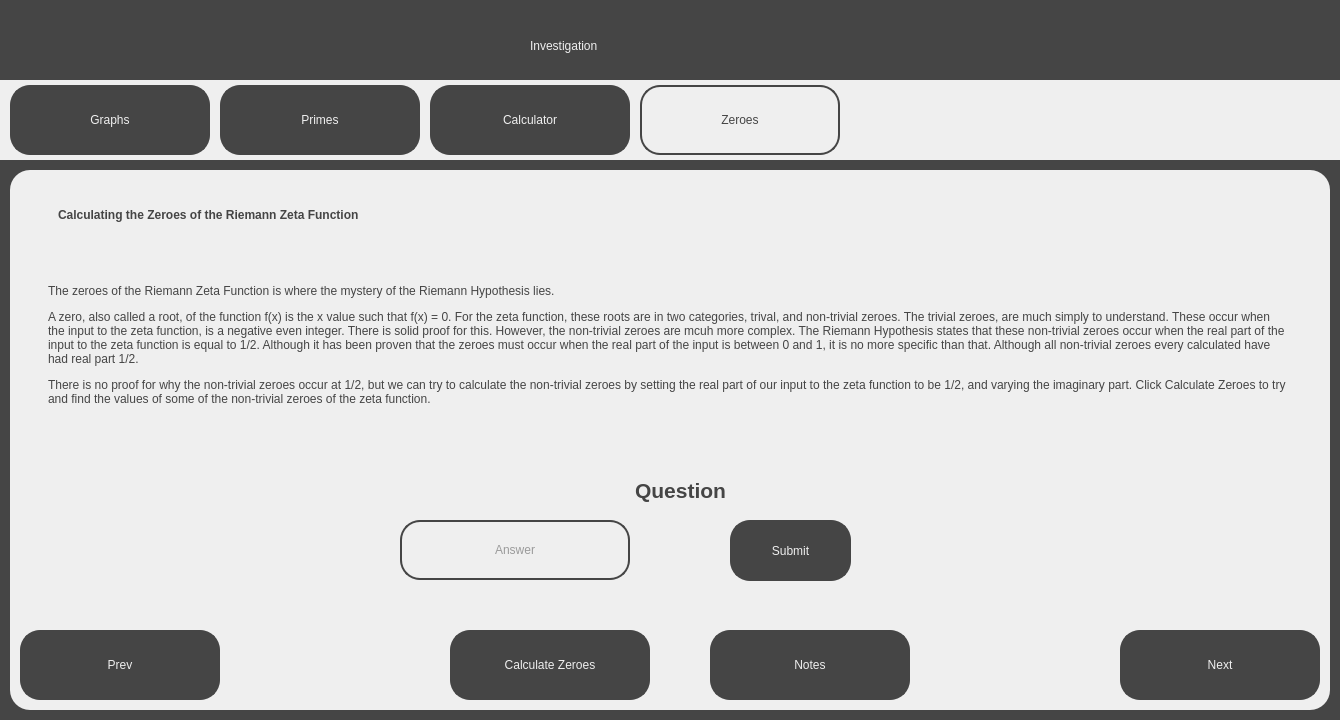
<?xml version="1.0" encoding="UTF-8"?>
<ui version="4.0">
 <class>ZeroesScreen</class>
 <widget class="QDialog" name="ZeroesScreen">
  <property name="geometry">
   <rect>
    <x>0</x>
    <y>0</y>
    <width>1340</width>
    <height>720</height>
   </rect>
  </property>
  <property name="windowTitle">
   <string>Visualising the Riemann Hypothesis - Investigation</string>
  </property>
  <property name="sizeGripEnabled">
   <bool>false</bool>
  </property>
  <widget class="QWidget" name="widget" native="true">
   <property name="geometry">
    <rect>
     <x>0</x>
     <y>0</y>
     <width>1340</width>
     <height>720</height>
    </rect>
   </property>
   <property name="styleSheet">
    <string notr="true">background-color: rgb(69, 69, 69);</string>
   </property>
   <widget class="QLabel" name="Title">
    <property name="geometry">
     <rect>
      <x>530</x>
      <y>20</y>
      <width>291</width>
      <height>51</height>
     </rect>
    </property>
    <property name="styleSheet">
     <string notr="true">font: 36pt &quot;Sans Serif&quot;; color:rgb(239, 239, 239)</string>
    </property>
    <property name="text">
     <string>Investigation</string>
    </property>
   </widget>
   <widget class="QWidget" name="TabBar" native="true">
    <property name="geometry">
     <rect>
      <x>0</x>
      <y>80</y>
      <width>1340</width>
      <height>80</height>
     </rect>
    </property>
    <property name="styleSheet">
     <string notr="true">background-color: rgb(239, 239, 239);</string>
    </property>
    <widget class="QPushButton" name="GraphsTab">
     <property name="geometry">
      <rect>
       <x>10</x>
       <y>5</y>
       <width>200</width>
       <height>70</height>
      </rect>
     </property>
     <property name="cursor">
      <cursorShape>PointingHandCursor</cursorShape>
     </property>
     <property name="styleSheet">
      <string notr="true">border: 2px solid;
border-radius: 20px;
border-color:rgb(69, 69, 69);
background-color: rgb(69, 69,69);
font: 18pt &quot;Sans Serif&quot;; color:rgb(239, 239, 239);
</string>
     </property>
     <property name="text">
      <string>Graphs</string>
     </property>
    </widget>
    <widget class="QPushButton" name="PrimesTab">
     <property name="geometry">
      <rect>
       <x>220</x>
       <y>5</y>
       <width>200</width>
       <height>70</height>
      </rect>
     </property>
     <property name="cursor">
      <cursorShape>PointingHandCursor</cursorShape>
     </property>
     <property name="styleSheet">
      <string notr="true">border: 2px solid;
border-radius: 20px;
border-color:rgb(69, 69, 69);
background-color: rgb(69, 69, 69);
font: 18pt &quot;Sans Serif&quot;; color:rgb(239, 239, 239);
</string>
     </property>
     <property name="text">
      <string>Primes</string>
     </property>
    </widget>
    <widget class="QPushButton" name="CalculatorTab">
     <property name="geometry">
      <rect>
       <x>430</x>
       <y>5</y>
       <width>200</width>
       <height>70</height>
      </rect>
     </property>
     <property name="cursor">
      <cursorShape>PointingHandCursor</cursorShape>
     </property>
     <property name="styleSheet">
      <string notr="true">border: 2px solid;
border-radius: 20px;
border-color:rgb(69, 69, 69);
background-color: rgb(69, 69, 69);
font: 18pt &quot;Sans Serif&quot;; color:rgb(239, 239, 239);
</string>
     </property>
     <property name="text">
      <string>Calculator</string>
     </property>
    </widget>
    <widget class="QPushButton" name="ZeroesTab">
     <property name="geometry">
      <rect>
       <x>640</x>
       <y>5</y>
       <width>200</width>
       <height>70</height>
      </rect>
     </property>
     <property name="cursor">
      <cursorShape>PointingHandCursor</cursorShape>
     </property>
     <property name="styleSheet">
      <string notr="true">border: 2px solid;
border-radius: 20px;
border-color:rgb(69, 69, 69);
background-color: rgb(239, 239, 239);
font: 18pt &quot;Sans Serif&quot;; color:rgb(69, 69, 69);
</string>
     </property>
     <property name="text">
      <string>Zeroes</string>
     </property>
    </widget>
   </widget>
   <widget class="QWidget" name="MainWidget" native="true">
    <property name="geometry">
     <rect>
      <x>10</x>
      <y>170</y>
      <width>1320</width>
      <height>540</height>
     </rect>
    </property>
    <property name="styleSheet">
     <string notr="true">background-color: rgb(239, 239, 239);
border-radius: 20px;</string>
    </property>
    <widget class="QPushButton" name="PrevButton">
     <property name="geometry">
      <rect>
       <x>10</x>
       <y>460</y>
       <width>200</width>
       <height>70</height>
      </rect>
     </property>
     <property name="cursor">
      <cursorShape>PointingHandCursor</cursorShape>
     </property>
     <property name="styleSheet">
      <string notr="true">border: 2px solid;
border-radius: 20px;
border-color:rgb(69, 69, 69);
background-color: rgb(69, 69, 69);
font: 18pt &quot;Sans Serif&quot;; color:rgb(239, 239, 239);
</string>
     </property>
     <property name="text">
      <string>Prev</string>
     </property>
    </widget>
    <widget class="QPushButton" name="NextButton">
     <property name="geometry">
      <rect>
       <x>1110</x>
       <y>460</y>
       <width>200</width>
       <height>70</height>
      </rect>
     </property>
     <property name="cursor">
      <cursorShape>PointingHandCursor</cursorShape>
     </property>
     <property name="styleSheet">
      <string notr="true">border: 2px solid;
border-radius: 20px;
border-color:rgb(69, 69, 69);
background-color: rgb(69, 69, 69);
font: 18pt &quot;Sans Serif&quot;; color:rgb(239, 239, 239);
</string>
     </property>
     <property name="text">
      <string>Next</string>
     </property>
    </widget>
    <widget class="QLabel" name="SubTitleText">
     <property name="geometry">
      <rect>
       <x>40</x>
       <y>20</y>
       <width>901</width>
       <height>51</height>
      </rect>
     </property>
     <property name="styleSheet">
      <string notr="true">font: 25pt &quot;Sans Serif&quot;; color:rgb(69, 69, 69);
background-color: rgb(239, 239, 239); padding: 5px;</string>
     </property>
     <property name="text">
      <string>&lt;html&gt;&lt;head/&gt;&lt;body&gt;&lt;p&gt;&lt;span style=&quot; font-weight:600;&quot;&gt;Calculating the Zeroes of the Riemann Zeta Function&lt;/span&gt;&lt;/p&gt;&lt;/body&gt;&lt;/html&gt;</string>
     </property>
    </widget>
    <widget class="QLabel" name="MainText">
     <property name="geometry">
      <rect>
       <x>30</x>
       <y>70</y>
       <width>1251</width>
       <height>211</height>
      </rect>
     </property>
     <property name="styleSheet">
      <string notr="true">font: 13pt &quot;Sans Serif&quot;; color:rgb(69, 69, 69);
background-color: rgb(239, 239, 239); padding: 5px;</string>
     </property>
     <property name="text">
      <string>&lt;html&gt;&lt;head/&gt;&lt;body&gt;&lt;p&gt;The zeroes of the Riemann Zeta Function is where the mystery of the Riemann Hypothesis lies.&lt;/p&gt;&lt;p&gt;A zero, also called a root, of the function f(x) is the x value such that f(x) = 0. For the zeta function, these roots are in two categories, trival, and non-trivial zeroes. The trivial zeroes, are much simply to understand. These occur when the input to the zeta function, is a negative even integer. There is solid proof for this. However, the non-trivial zeroes are mcuh more complex. The Riemann Hypothesis states that these non-trivial zeroes occur when the real part of the input to the zeta function is equal to 1/2. Although it has been proven that the zeroes must occur when the real part of the input is between 0 and 1, it is no more specific than that. Although all non-trivial zeroes every calculated have had real part 1/2.&lt;/p&gt;&lt;p&gt;There is no proof for why the non-trivial zeroes occur at 1/2, but we can try to calculate the non-trivial zeroes by setting the real part of our input to the zeta function to be 1/2, and varying the imaginary part. Click Calculate Zeroes to try and find the values of some of the non-trivial zeroes of the zeta function.&lt;/p&gt;&lt;/body&gt;&lt;/html&gt;</string>
     </property>
     <property name="wordWrap">
      <bool>true</bool>
     </property>
    </widget>
    <widget class="QPushButton" name="CalculateButton">
     <property name="geometry">
      <rect>
       <x>440</x>
       <y>460</y>
       <width>200</width>
       <height>70</height>
      </rect>
     </property>
     <property name="cursor">
      <cursorShape>PointingHandCursor</cursorShape>
     </property>
     <property name="styleSheet">
      <string notr="true">border: 2px solid;
border-radius: 20px;
border-color:rgb(69, 69, 69);
background-color: rgb(69, 69, 69);
font: 18pt &quot;Sans Serif&quot;; color:rgb(239, 239, 239);
</string>
     </property>
     <property name="text">
      <string>Calculate Zeroes</string>
     </property>
    </widget>
    <widget class="QPushButton" name="NotesButton">
     <property name="geometry">
      <rect>
       <x>700</x>
       <y>460</y>
       <width>200</width>
       <height>70</height>
      </rect>
     </property>
     <property name="cursor">
      <cursorShape>PointingHandCursor</cursorShape>
     </property>
     <property name="styleSheet">
      <string notr="true">border: 2px solid;
border-radius: 20px;
border-color:rgb(69, 69, 69);
background-color: rgb(69, 69, 69);
font: 18pt &quot;Sans Serif&quot;; color:rgb(239, 239, 239);
</string>
     </property>
     <property name="text">
      <string>Notes</string>
     </property>
    </widget>
    <widget class="QLabel" name="QuestionText">
     <property name="geometry">
      <rect>
       <x>420</x>
       <y>270</y>
       <width>501</width>
       <height>71</height>
      </rect>
     </property>
     <property name="styleSheet">
      <string notr="true">font: 25pt &quot;Sans Serif&quot;; color:rgb(69, 69, 69);
background-color: rgb(239, 239, 239); padding: 5px;</string>
     </property>
     <property name="text">
      <string>&lt;html&gt;&lt;head/&gt;&lt;body&gt;&lt;p align=&quot;center&quot;&gt;&lt;span style=&quot; font-size:16pt; font-weight:600;&quot;&gt;Question&lt;/span&gt;&lt;/p&gt;&lt;/body&gt;&lt;/html&gt;</string>
     </property>
     <property name="alignment">
      <set>Qt::AlignBottom|Qt::AlignHCenter</set>
     </property>
     <property name="wordWrap">
      <bool>true</bool>
     </property>
    </widget>
    <widget class="QLineEdit" name="QuestionInput">
     <property name="geometry">
      <rect>
       <x>390</x>
       <y>350</y>
       <width>230</width>
       <height>60</height>
      </rect>
     </property>
     <property name="styleSheet">
      <string notr="true">background-color: rgb(239, 239, 239);
color: rgb(69, 69, 69);
font: 18pt &quot;Sans Serif&quot;;
border: 2px solid;
border-radius: 20px;
border-color:rgb(69, 69, 69);</string>
     </property>
     <property name="text">
      <string/>
     </property>
     <property name="cursorPosition">
      <number>0</number>
     </property>
     <property name="alignment">
      <set>Qt::AlignCenter</set>
     </property>
     <property name="placeholderText">
      <string>Answer</string>
     </property>
    </widget>
    <widget class="QPushButton" name="SubmitButton">
     <property name="geometry">
      <rect>
       <x>720</x>
       <y>350</y>
       <width>121</width>
       <height>61</height>
      </rect>
     </property>
     <property name="cursor">
      <cursorShape>PointingHandCursor</cursorShape>
     </property>
     <property name="styleSheet">
      <string notr="true">border: 2px solid;
border-radius: 20px;
border-color:rgb(69, 69, 69);
background-color: rgb(69, 69, 69);
font: 18pt &quot;Sans Serif&quot;; color:rgb(239, 239, 239);
</string>
     </property>
     <property name="text">
      <string>Submit</string>
     </property>
    </widget>
    <widget class="QLabel" name="MessageLabel">
     <property name="geometry">
      <rect>
       <x>410</x>
       <y>410</y>
       <width>530</width>
       <height>41</height>
      </rect>
     </property>
     <property name="styleSheet">
      <string notr="true">color: rgb(0, 140, 0);
font: 18pt &quot;Sans Serif&quot;;</string>
     </property>
     <property name="text">
      <string>&lt;html&gt;&lt;head/&gt;&lt;body&gt;&lt;p align=&quot;center&quot;&gt;&lt;br/&gt;&lt;/p&gt;&lt;/body&gt;&lt;/html&gt;</string>
     </property>
     <property name="alignment">
      <set>Qt::AlignBottom|Qt::AlignHCenter</set>
     </property>
    </widget>
    <zorder>PrevButton</zorder>
    <zorder>NextButton</zorder>
    <zorder>MainText</zorder>
    <zorder>CalculateButton</zorder>
    <zorder>NotesButton</zorder>
    <zorder>QuestionText</zorder>
    <zorder>QuestionInput</zorder>
    <zorder>MessageLabel</zorder>
    <zorder>SubTitleText</zorder>
    <zorder>SubmitButton</zorder>
   </widget>
  </widget>
 </widget>
 <resources/>
 <connections/>
</ui>
